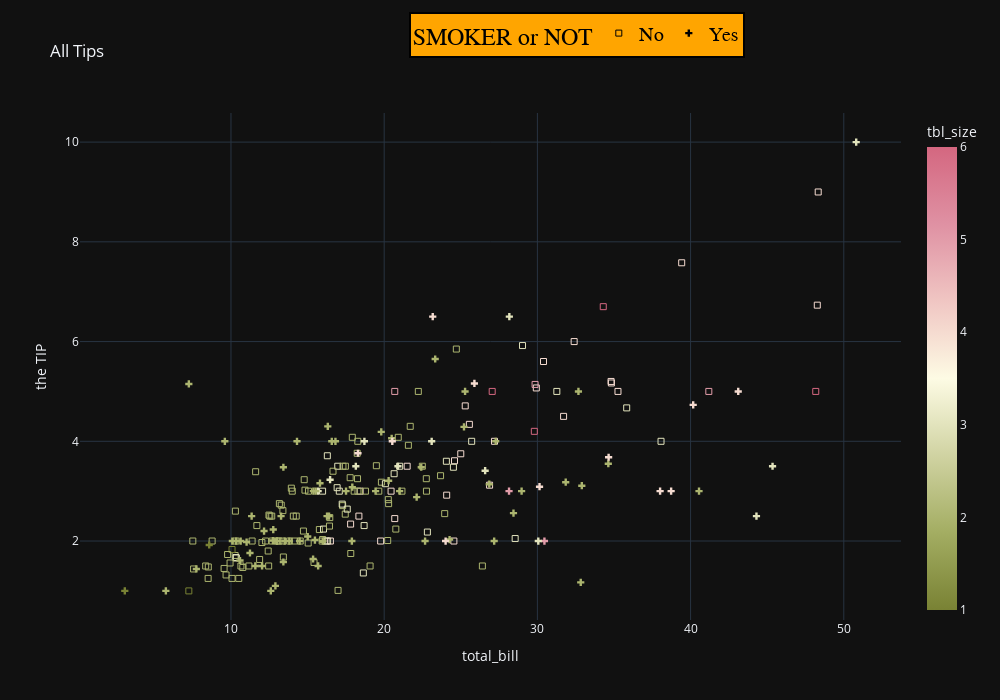

Notebook code cell kept with this figure:
### Markdown cell above
## Let's do a color pallete for continuous data

### Code cell
scatterplot = px.scatter(
    data_frame=tips,
    x="total_bill",
    y="tip",
    #   ----------------------------------------------------------
    
    symbol="smoker",
#     symbol_sequence=[3,'square-open'],                        # set marker symbols
    symbol_map={"No": "square-open" ,"Yes":3},  
    color="tbl_size",     
    color_continuous_scale=px.colors.diverging.Armyrose,   
#   ----------------------------------------------------------
     template='plotly_dark',
    
     
    labels={"tip":"the TIP",
    "smoker":"SMOKER or NOT"},  # map the labels
    title='All Tips',           # figure title
    width=1000,                  # figure width in pixels
    height=700,   
    
)

scatterplot.update_layout(
    
    legend=dict(
     orientation="h",
    yanchor="top",
    y=1.2,
    xanchor="left",
    x=.4,
    title_font_family="Times New Roman",
        font=dict(
            family="Courier",
            size=20,
            color="black"
        ),
        bgcolor="orange",
        bordercolor="black",
        borderwidth=2
))

pio.show(scatterplot)

### Figure 1 — Plotly figure (JSON) as saved in the notebook; plotly's stock layout.template omitted (floating-point values rounded to 4 significant figures; data arrays with more than 128 entries replaced by an {"elided": "..."} marker saying what was removed)
{"data": [{"hovertemplate": "SMOKER or NOT=No<br>total_bill=%{x}<br>the TIP=%{y}<br>tbl_size=%{marker.color}<extra></extra>", "legendgroup": "No", "marker": {"color": {"elided": "151 int values"}, "coloraxis": "coloraxis", "symbol": "square-open"}, "mode": "markers", "name": "No", "orientation": "v", "showlegend": true, "type": "scatter", "x": {"elided": "151 float values"}, "xaxis": "x", "y": {"elided": "151 float values"}, "yaxis": "y"}, {"hovertemplate": "SMOKER or NOT=Yes<br>total_bill=%{x}<br>the TIP=%{y}<br>tbl_size=%{marker.color}<extra></extra>", "legendgroup": "Yes", "marker": {"color": [4, 2, 2, 2, 2, 4, 1, 2, 2, 2, 2, 2, 2, 2, 2, 2, 4, 2, 2, 2, 2, 2, 3, 2, 2, 2, 2, 2, 2, 2, 2, 2, 3, 2, 2, 2, 2, 2, 2, 2, 2, 2, 4, 2, 3, 4, 2, 3, 5, 3, 3, 2, 2, 2, 2, 2, 2, 4, 2, 2, 3, 2, 2, 2, 4, 3, 3, 4, 2, 2, 3, 4, 2, 3, 2, 5, 2, 2, 4, 2, 2, 1, 2, 2, 2, 2, 4, 3, 2, 2, 2, 2, 2], "coloraxis": "coloraxis", "symbol": 3}, "mode": "markers", "name": "Yes", "orientation": "v", "showlegend": true, "type": "scatter", "x": [38.01, 11.24, 20.29, 13.81, 11.02, 18.29, 3.07, 15.01, 26.86, 25.28, 17.92, 19.44, 32.68, 28.97, 5.75, 16.32, 40.17, 27.28, 12.03, 21.01, 11.35, 15.38, 44.3, 22.42, 15.36, 20.49, 25.21, 14.31, 16, 17.51, 10.59, 10.63, 50.81, 15.81, 7.25, 31.85, 16.82, 32.9, 17.89, 14.48, 9.6, 34.63, 34.65, 23.33, 45.35, 23.17, 40.55, 20.9, 30.46, 18.15, 23.1, 15.69, 19.81, 28.44, 15.48, 16.58, 10.34, 43.11, 13, 13.51, 18.71, 12.74, 13, 16.4, 20.53, 16.47, 26.59, 38.73, 24.27, 12.76, 30.06, 25.89, 13.27, 28.17, 12.9, 28.15, 11.59, 7.74, 30.14, 12.16, 13.42, 8.58, 13.42, 16.27, 10.09, 22.12, 24.01, 15.69, 15.53, 12.6, 32.83, 27.18, 22.67], "xaxis": "x", "y": [3, 1.76, 3.21, 2, 1.98, 3.76, 1, 2.09, 3.14, 5, 3.08, 3, 5, 3, 1, 4.3, 4.73, 4, 1.5, 3, 2.5, 3, 2.5, 3.48, 1.64, 4.06, 4.29, 4, 2, 3, 1.61, 2, 10, 3.16, 5.15, 3.18, 4, 3.11, 2, 2, 4, 3.55, 3.68, 5.65, 3.5, 6.5, 3, 3.5, 2, 3.5, 4, 1.5, 4.19, 2.56, 2.02, 4, 2, 5, 2, 2, 4, 2.01, 2, 2.5, 4, 3.23, 3.41, 3, 2.03, 2.23, 2, 5.16, 2.5, 6.5, 1.1, 3, 1.5, 1.44, 3.09, 2.2, 3.48, 1.92, 1.58, 2.5, 2, 2.88, 2, 3, 3, 1, 1.17, 2, 2], "yaxis": "y"}], "layout": {"coloraxis": {"colorbar": {"title": {"text": "tbl_size"}}, "colorscale": [[0, "rgb(121, 130, 52)"], [0.1667, "rgb(163, 173, 98)"], [0.3333, "rgb(208, 211, 162)"], [0.5, "rgb(253, 251, 228)"], [0.6667, "rgb(240, 198, 195)"], [0.8333, "rgb(223, 145, 163)"], [1, "rgb(212, 103, 128)"]]}, "height": 700, "legend": {"bgcolor": "orange", "bordercolor": "black", "borderwidth": 2, "font": {"color": "black", "family": "Courier", "size": 20}, "orientation": "h", "title": {"font": {"family": "Times New Roman"}, "text": "SMOKER or NOT"}, "tracegroupgap": 0, "x": 0.4, "xanchor": "left", "y": 1.2, "yanchor": "top"}, "title": {"text": "All Tips"}, "width": 1000, "xaxis": {"anchor": "y", "autorange": true, "domain": [0, 1], "range": [0.1475, 53.73], "title": {"text": "total_bill"}, "type": "linear"}, "yaxis": {"anchor": "x", "autorange": true, "domain": [0, 1], "range": [0.4164, 10.58], "title": {"text": "the TIP"}, "type": "linear"}}}
